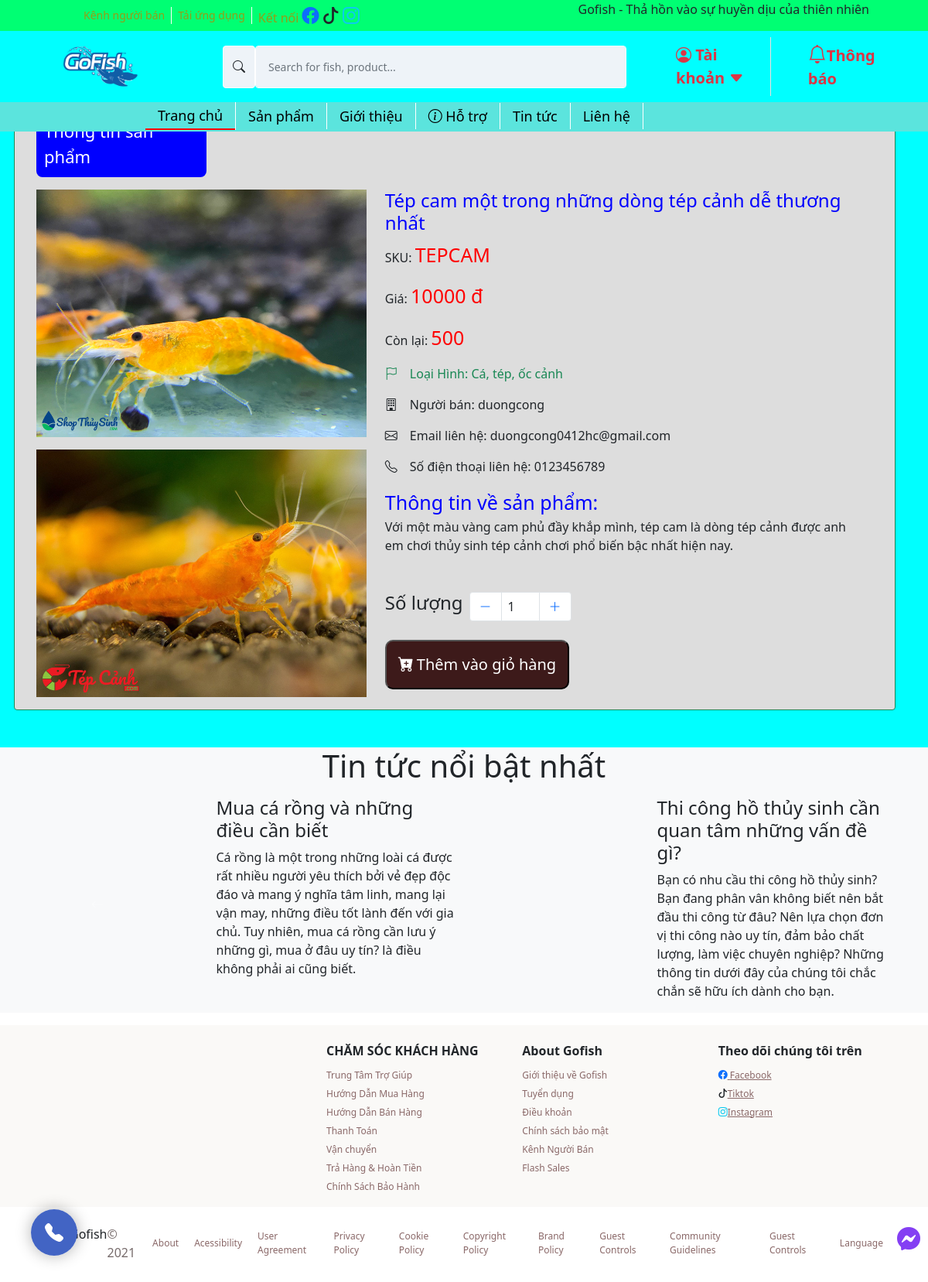
/detailView.php?id=64, run on the app's committed database.
### tables this page shows
CREATE TABLE `products` (
  `productID` int(11) NOT NULL,
  `productSKU` char(50) NOT NULL,
  `productName` varchar(1000) NOT NULL,
  `category` varchar(300) NOT NULL,
  `detail` varchar(5000) NOT NULL,
  `price` int(11) NOT NULL,
  `stock` int(11) NOT NULL,
  `sold` int(11) NOT NULL,
  `status` int(11) NOT NULL,
  `image` varchar(1000) NOT NULL,
  `userID` int(11) NOT NULL
);

CREATE TABLE `users` (
  `id` int(11) NOT NULL,
  `fullname` varchar(250) NOT NULL,
  `username` varchar(30) NOT NULL,
  `email` varchar(100) NOT NULL,
  `phone` varchar(11) NOT NULL,
  `address` varchar(250) NOT NULL,
  `password` varchar(250) NOT NULL,
  `status` int(11) NOT NULL DEFAULT 0,
  `email_verification_link` varchar(255) NOT NULL,
  `email_verified_at` timestamp NULL DEFAULT NULL
);

### detailView.php (the view, shortened to what this page needs)
<?php
require './config/constants.php';
require './header.php';
?>
<?php
if (isset($_GET['id'])) {
  $iditem = $_GET['id'];
  $sql = "SELECT users.id,users.username,users.email,users.phone,users.address,products.productName,products.productSKU,products.category,products.price,products.detail,products.stock,products.image
        FROM products,users where products.userid = users.id and products.productID  = '$iditem' and products.status = '1'";
  $res = mysqli_query($conn, $sql);
  $count = mysqli_num_rows($res);
  if ($count == 1) {
    $row = mysqli_fetch_assoc($res);
    $tenSanPham = $row['productName'];
    $sku = $row['productSKU'];
    $theLoai = $row['category'];
    $price = $row['price'];
    $chiTiet = $row['detail'];
    $conLai = $row['stock'];
    $hinhAnh = $row['image'];
    $hinhAnhString = explode(',', $hinhAnh);
    $hinhAnh1 = $hinhAnhString[0];
    $hinhAnh2 = $hinhAnhString[1];
    $userName = $row['username'];
    $userEmail = $row['email'];
    $userPhone = $row['phone'];
    $userID = $row['id'];
  } else {
    header('location:' . SITEURL);
  }
} else {
  header('location:' . SITEURL);
}
?>
<main style="background-color: aqua;">
  <section class="posts_slider container-fluid" style="padding: 0;">
    <div id="carouselExampleControls" class="carousel slide" data-bs-ride="carousel">
      <div class="carousel-inner">
        <div class="carousel-item active">
          <div class="row">
            <div class="col-md-12">
            </div>
          </div>
        </div>
      </div>
      <button class="carousel-control-prev" type="button" data-bs-target="#carouselExampleControls" data-bs-slide="prev">
      </button>
      <button class="carousel-control-next" type="button" data-bs-target="#carouselExampleControls" data-bs-slide="next">
      </button>
    </div>
  </section>
  <div class="simple-banner mt-2">
  </div>
  <section class="Item-info">
    <div class="container">
      <div class="row" style='padding-top: 70px'>
        <div class="row border p-3 border-success rounded info-item" style="background-color: #ddd">
          <div style='font-size:22px;font-weight:500;padding:10px;background-color:blue;color:#fff;border-radius:8px;width:220px;margin-left:12px'>
            Thông tin sản phẩm
          </div>
          <div class="row">
            <div class="item-menu-img col-md-5">
              <?php
              if ($hinhAnh == "") {
                echo "<div class='error'>Image not Available.</div>";
              } else {
              ?>
                <img src="<?php echo SITEURL; ?>assets/img/products/<?php echo $hinhAnh1; ?>" alt="Item-img" style="max-height: 400px;width:100%" class="img-fluid mt-3">
                <img src="<?php echo SITEURL; ?>assets/img/products/<?php echo $hinhAnh2; ?>" alt="Item-img" style="max-height: 400px;width:100%" class="img-fluid mt-3">
              <?php
              }
              ?>
            </div>
            <div class="order col-md-7 mt-3">
              <div class="item-menu-desc">
                <h4 style='color:blue'>
                  <?php echo $tenSanPham; ?>
                </h4>
                <p>SKU: <span style='color:red;font-weight:500;font-size:25px'>
                    <?php echo $sku; ?>
                  </span>
                </p>
                <p>Giá: <span style='color:red;font-weight:500;font-size:25px' id='price'>
                    <?php echo $price; ?> đ
                  </span>
                </p>
                <p>Còn lại: <span style='color:red;font-weight:500;font-size:25px'>
                    <?php echo $conLai; ?>
                  </span>
                </p>
                <p class="text-success"><i class="bi bi-flag me-3"></i>Loại Hình:
                  <?php echo $theLoai ?>
                </p>
                <p><i class="bi bi-building me-3"></i>Người bán:
                  <?php echo $userName ?>
                </p>
                <p><i class="bi bi-envelope me-3"></i>Email liên hệ:
                  <?php echo $userEmail ?>
                </p>
                <p><i class="bi bi-telephone me-3"></i>Số điện thoại liên hệ:
                  <?php echo $userPhone ?>
                </p>
                <p>
                  <span style='color:blue;font-weight:500;font-size:25px'>
                    Thông tin về sản phẩm: <br>
                  </span>
                  <?php echo $chiTiet; ?>
                </p>
                <div class="item-num d-flex mt-5 mb-2">
                  <h4 class="me-2">Số lượng</h4>
                  <ul class="pagination justify-content-end">
                    <li class="page-item page-item-btn-decrease">
                      <a class="page-link bi bi-dash-lg" id="btn-decrease" type="button"></a>
                    </li>
                    <li class="page-item">
                      <input type="text" id="input-quantity-detail" class="page-link px-2 text-dark" autocomplete="off" value="1" style="width: 50px;" data-prod_stock="<?php echo $conLai ?>">
                    </li>
                    <li class="page-item">
                      <a class="page-link bi-plus-lg" id="btn-increase" type="button"></a>
                    </li>
                  </ul>
                </div>
              </div>
              <div>
                <?php
                if ($userID == $_SESSION['id']) {
                ?>
                  <p class="sold-out-detail">Sản phẩm của bạn</p>
                <?php
                }
                else if ($conLai == 0) {
                ?>
                  <p class="sold-out-detail">Hết hàng</p>
                <?php
                } else {
                ?>
                  <button type="button" class="bi bi-cart-plus-fill btn-add-to-cart-detail" data-product_id="<?php echo $iditem ?>"><span class="ms-1">Thêm vào giỏ hàng</span>
                  </button>
                <?php
                }
                ?>
              </div>
            </div>
          </div>
        </div>
      </div>
    </div>
  </section>
  <div class="notice bg-light">
    <div class="title-notice mt-5">
      <h1>Tin tức nổi bật nhất</h1>
    </div>
    <section class="posts_slider container mt-3">
      <div id="carouselExampleControls" class="carousel slide" data-bs-ride="carousel">
        <div class="carousel-inner">
          <div class="carousel-item active">
            <div class="row">
              <div class="col-md-6">
                <div class="row">
                  <div class="col-md-5">
                  </div>
                  <div class="col-md-7">
                    <h4>Mua cá rồng và những điều cần biết</h4>
                    <p>Cá rồng là một trong những loài cá được rất nhiều người yêu thích bởi vẻ đẹp độc đáo và mang ý
                      nghĩa tâm linh, mang lại vận may, những điều tốt lành đến với gia chủ. Tuy nhiên, mua cá rồng
                      cần
                      lưu ý những gì, mua ở đâu uy tín? là điều không phải ai cũng biết.</p>
                  </div>
                </div>
              </div>
              <div class="col-md-6">
                <div class="row">
                  <div class="col-md-5">
                  </div>
                  <div class="col-md-7">
                    <h4>Thi công hồ thủy sinh cần quan tâm những vấn đề gì?</h4>
                    <P>Bạn có nhu cầu thi công hồ thủy sinh? Bạn đang phân vân không biết nên bắt đầu thi công từ đâu?
                      Nên lựa chọn đơn vị thi công nào uy tín, đảm bảo chất lượng, làm việc chuyên nghiệp? Những thông
                      tin dưới đây của chúng tôi chắc chắn sẽ hữu ích dành cho bạn.</P>
                  </div>
                </div>
              </div>
            </div>
          </div>
        </div>
        <button class="carousel-control-prev" type="button" data-bs-target="#carouselExampleControls" data-bs-slide="prev">
          <i class="bi bi-arrow-left"></i>
        </button>
        <button class="carousel-control-next" type="button" data-bs-target="#carouselExampleControls" data-bs-slide="next">
          <i class="bi bi-arrow-right"></i>
        </button>
      </div>
    </section>
  </div>
</main>
<footer style="background-color: #faf9f7;" class="mt-3">
  <div class="container pt-3">
    <div class="row">
      <div class="col-md-4">
        <div class=" logo-footer">
        </div>
      </div>
      <div class="col-md mt-2">
        <h1 class="text-footer">CHĂM SÓC KHÁCH HÀNG</h1>
        <ul class="list-unstyled">
          <li><a href="" class="text-decoration-none">Trung Tâm Trợ Giúp</a></li>
          <li><a href="" class="text-decoration-none">Hướng Dẫn Mua Hàng</a></li>
          <li><a href="" class="text-decoration-none">Hướng Dẫn Bán Hàng</a></li>
          <li><a href="" class="text-decoration-none">Thanh Toán</a></li>
          <li><a href="" class="text-decoration-none">Vận chuyển</a></li>
          <li><a href="" class="text-decoration-none">Trả Hàng & Hoàn Tiền</a></li>
          <li><a href="" class="text-decoration-none">Chính Sách Bảo Hành</a></li>
        </ul>
      </div>
      <div class="col-md mt-2">
        <h1 class="text-footer">About Gofish</h1>
        <ul class="list-unstyled">
          <li><a href="" class="text-decoration-none">Giới thiệu về Gofish</a></li>
          <li><a href="" class="text-decoration-none">Tuyển dụng</a></li>
          <li><a href="" class="text-decoration-none">Điều khoản</a></li>
          <li><a href="" class="text-decoration-none">Chính sách bảo mật</a></li>
          <li><a href="" class="text-decoration-none">Kênh Người Bán</a></li>
          <li><a href="" class="text-decoration-none">Flash Sales</a></li>
        </ul>
      </div>
      <div class="col-md mt-2">
        <h1 class="text-footer">Theo dõi chúng tôi trên</h1>
        <ul class="list-unstyled">
          <li><a href=""><i class="bi bi-facebook text-primary"></i> Facebook</a></li>
          <li><a href=""><i class="bi bi-tiktok text-dark"></i>Tiktok</a></li>
          <li><a href=""><i class="bi bi-instagram text-info"></i>Instagram</a></li>
        </ul>
      </div>
    </div>
  </div>
</footer>
<div class="mt-2" style="text-align: center;">
  <div class="col-md ms-5 me-5">
    <ul class="list-footer">
      <li>
        <p style="margin-top: 15px; display: inline-flex;">Gofish
          <span style="color: rgb(119, 108, 108) ;" class="footer-text">© 2021 </span>
        </p>
      </li>
      <li><a href="" class="text-decoration-none link-dark">About</a></li>
      <li><a href="" class="text-decoration-none link-dark">Acessibility</a></li>
      <li><a href="" class="text-decoration-none link-dark">User Agreement</a></li>
      <li><a href="" class="text-decoration-none link-dark">Privacy Policy</a></li>
      <li><a href="" class="text-decoration-none link-dark">Cookie Policy</a></li>
      <li><a href="" class="text-decoration-none link-dark">Copyright Policy</a></li>
      <li><a href="" class="text-decoration-none link-dark">Brand Policy</a></li>
      <li><a href="" class="text-decoration-none link-dark">Guest Controls</a></li>
      <li><a href="" class="text-decoration-none link-dark">Community Guidelines</a></li>
      <li><a href="" class="text-decoration-none link-dark">Guest Controls</a></li>
      <li><a href="" class="text-decoration-none link-dark">Language</a></li>
    </ul>
  </div>
</div>
<div id="hotline">
  <a href="tel:0366035523" id="yBtn">
    <i class="bi bi-telephone-fill"></i>
  </a>
</div>
<div id="messenger" style="width:20px">
  <i class="bi bi-messenger"></i>
</div>
</body>
</html>

### assets/css/index.css (style rules this page uses)
.posts_slider { z-index: -1; }
.simple-banner { text-align: center; align-items: center; justify-content: center; }
.title-notice { text-align: center; }
.logo-footer { font-size: 20px; font-weight: 500; color: blue; text-align: center; }
.text-footer { font-size: 16px; font-weight: 600; }
.list-unstyled a { display: inline; font-size: 12px; text-align: left; color: #8a6868; }
.list-footer { align-items: center; display: flex; justify-content: center; }
.list-footer li { display: flex; margin: 0 10px; text-align: left; }
.list-footer a { display: inline; font-size: 12px; text-align: left; color: #8a6868; }
#hotline { position: fixed; bottom: 40px; left: 40px; z-index: 999999999; display: flex; align-items: center; width: 60px; border-radius: 50%; box-shadow: 0px 0px 20px rgba(0, 0, 0, 0.3); }
#hotline > a { display: inline-block; text-align: center; background: #4264c4; color: #ffffff; width: 60px; font-size: 24px; line-height: 60px; border-radius: 50%; box-shadow: 0 0 0 0 rgba(15, 117, 188, 0.3); -webkit-animation: pulse 1.5s infinite; animation: pulse 1.5s infinite; transition: all .3s; }
#messenger { border-radius: 40px; font-size: 30px; font-weight: bolder; color: rgb(102, 16, 240); text-align: center; display: flex; align-items: center; justify-content: center; position: fixed; bottom: 40px; right: 15px; cursor: pointer; opacity: 0.8; }
.btn-add-to-cart-detail { background: #3d1a1a; color: white; font-size: 20px; padding: 15px 15px; border-radius: 10px; max-width: fit-content; }

### data on the page
products: productName "Tép cam một trong những dòng tép cảnh dễ thương nhất", productSKU "TEPCAM", price "10000", stock "500", category "Cá, tép, ốc cảnh", userID.username "duongcong", userID.email "duongcong0412hc@gmail.com", userID.phone "0123456789", detail "Với một màu vàng cam phủ đầy khắp mình, tép cam là dòng tép cảnh được anh em chơi thủy sinh tép cảnh chơi phổ biến bậc nhất hiện nay."
